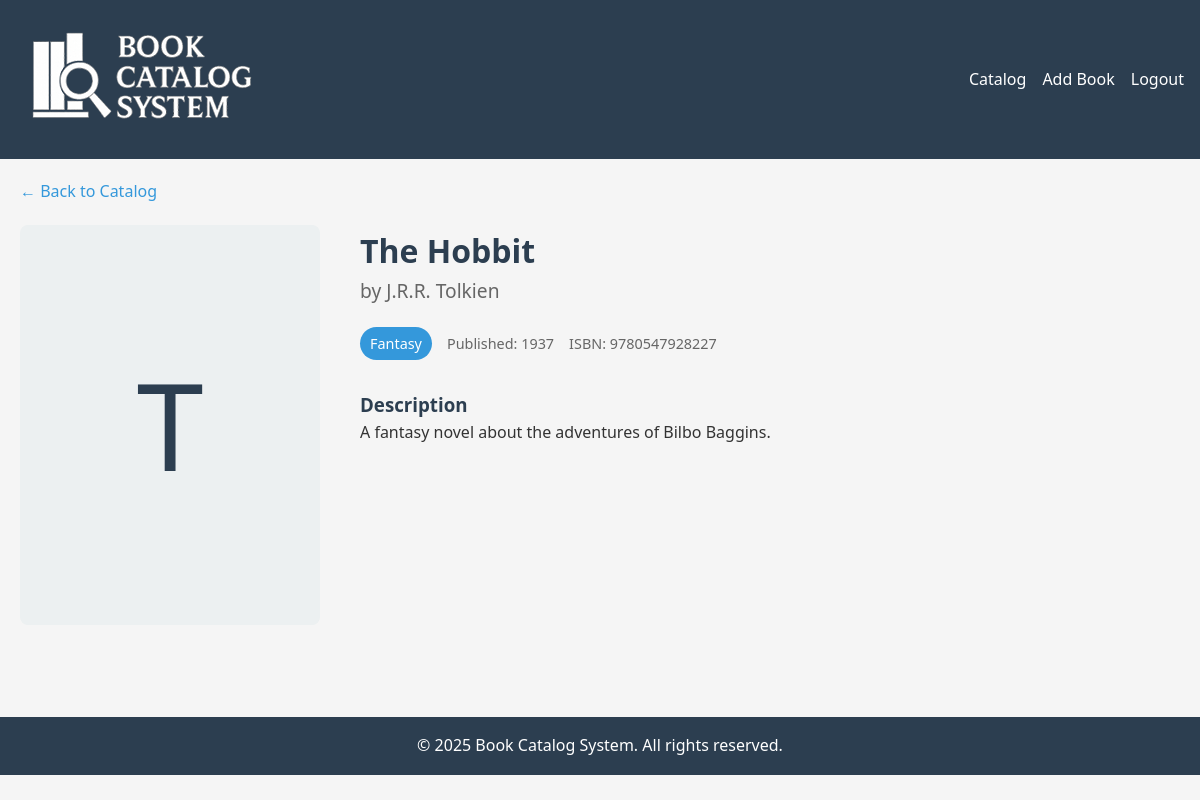
/pages/view_book.php?id=4 (signed in), run on the app's committed database.
### tables this page shows
CREATE TABLE `books` (
  `book_id` int(11) NOT NULL,
  `title` varchar(255) NOT NULL,
  `author` varchar(255) NOT NULL,
  `isbn` varchar(20) DEFAULT NULL,
  `publication_year` int(11) DEFAULT NULL,
  `genre` varchar(100) DEFAULT NULL,
  `description` text DEFAULT NULL,
  `added_by` int(11) DEFAULT NULL
);

### pages/view_book.php (the view, shortened to what this page needs)
<?php
require_once __DIR__ . '/../server/db_connect.php';
$bookId = $_GET['id'] ?? null;
try {
    $stmt = $pdo->prepare("SELECT * FROM books WHERE book_id = ?");
    $stmt->execute([$bookId]);
    $book = $stmt->fetch(PDO::FETCH_ASSOC);
} catch (PDOException $e) {
    die("Database error: " . $e->getMessage());
}
include __DIR__ . '/../includes/header.php';
?>
<div class="book-detail-container">
    <a href="catalog.php" class="back-link">← Back to Catalog</a>
    <div class="book-main">
        <div class="book-cover">
            <div class="cover-placeholder">
                <?= substr($book['title'], 0, 1) ?>
            </div>
        </div>
        <div class="book-info">
            <h1><?= htmlspecialchars($book['title']) ?></h1>
            <p class="book-author">by <?= htmlspecialchars($book['author']) ?></p>
            <div class="book-meta">
                <?php if (!empty($book['genre'])): ?>
                    <span class="genre-badge"><?= htmlspecialchars($book['genre']) ?></span>
                <?php endif; ?>
                <?php if (!empty($book['publication_year'])): ?>
                    <span class="year">Published: <?= htmlspecialchars($book['publication_year']) ?></span>
                <?php endif; ?>
                <?php if (!empty($book['isbn'])): ?>
                    <span class="isbn">ISBN: <?= htmlspecialchars($book['isbn']) ?></span>
                <?php endif; ?>
            </div>
            <?php if (!empty($book['description'])): ?>
                <div class="book-description">
                    <h3>Description</h3>
                    <p><?= nl2br(htmlspecialchars($book['description'])) ?></p>
                </div>
            <?php endif; ?>
        </div>
    </div>
</div>
<?php include __DIR__ . '/../includes/footer.php'; ?>

### css/styles.css (style rules this page uses)
:root { --primary-color: #3498db; --secondary-color: #2980b9; --accent-color: #e74c3c; --light-color: #ecf0f1; --dark-color: #2c3e50; --success-color: #2ecc71; --warning-color: #f39c12; --error-color: #e74c3c; }
* { margin: 0; padding: 0; box-sizing: border-box; font-family: 'Segoe UI', Tahoma, Geneva, Verdana, sans-serif; }
body { background-color: #f5f5f5; color: #333; line-height: 1.6; }
a { text-decoration: none; color: var(--primary-color); }
.book-detail-container { max-width: 1200px; margin: 0 auto; padding: 20px; }
.back-link { display: inline-block; margin-bottom: 20px; color: var(--primary-color); text-decoration: none; font-size: 1rem; }
.book-main { display: flex; gap: 40px; margin-bottom: 40px; }
.book-cover { flex: 0 0 300px; }
.cover-placeholder { width: 100%; height: 400px; background: var(--light-color); display: flex; align-items: center; justify-content: center; font-size: 120px; color: var(--dark-color); border-radius: 8px; }
.book-info { flex: 1; }
.book-info h1 { margin-top: 0; color: var(--dark-color); }
.book-author { font-size: 1.2rem; color: #666; margin-bottom: 20px; }
.book-meta { display: flex; gap: 15px; flex-wrap: wrap; margin-bottom: 30px; }
.genre-badge { background: var(--primary-color); color: white; padding: 5px 10px; border-radius: 20px; font-size: 0.9rem; }
.year, .isbn { color: #666; font-size: 0.9rem; display: flex; align-items: center; }
.book-description { margin-top: 30px; }
.book-description h3 { margin-top: 0; color: var(--dark-color); }

### data on the page
books: title "T", title "The Hobbit", author "J.R.R. Tolkien", genre "Fantasy", publication_year "1937", isbn "9780547928227", description "A fantasy novel about the adventures of Bilbo Baggins."
